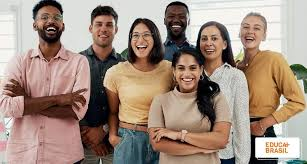
#> input picture OpenCvScript/pessoas/pessoas1.jpg, 307 x 164 px
$ python Faces.py
#> lines starting #> are read from the running program, lines starting #| are printed output that depends on the picture; after the words box and inside, x2 and y2 are one past the last pixel; in counts of white or black regions, pixels touching at a corner belong together
import cv2

loadAlgoritimo = cv2.CascadeClassifier('haarcascades/haarcascade_frontalface_default.xml')

image = cv2.imread('pessoas/pessoas1.jpg')
#> image is the input picture: shape (164, 307, 3); mean B, G, R 127.8, 141.3, 161.7

imagemCinza =  cv2.cvtColor(image, cv2.COLOR_BGR2GRAY)
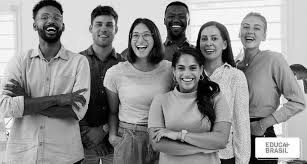
#> imagemCinza: shape (164, 307); min 0, max 255, mean 145.9

faces = loadAlgoritimo.detectMultiScale(imagemCinza, scaleFactor= 1.013 , minNeighbors=4, maxSize=(35,35))
#> faces = [[90, 14, 29, 29], [237, 17, 29, 29], [127, 25, 29, 29], [195, 27, 29, 29], [172, 57, 30, 30], [163, 6, 26, 26], [35, 5, 30, 30]]

print(faces)
#| [[ 90  14  29  29]
#|  [237  17  29  29]
#|  [127  25  29  29]
#|  [195  27  29  29]
#|  [172  57  30  30]
#|  [163   6  26  26]
#|  [ 35   5  30  30]]

for(x, y, l, a) in faces:
    cv2.rectangle(image, (x, y), (x + l, y + a), (0, 255, 0), 2)
#> this loop made 7 passes
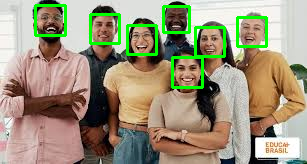
#> image: shape (164, 307, 3); 4.72% of pixels changed, all inside (x1, y1, x2, y2) = (34, 4, 268, 89)

cv2.imshow("Faces", image)
cv2.waitKey()

$ run again, with OpenCvScript/pessoas/pessoas2.jpg copied over OpenCvScript/pessoas/pessoas1.jpg
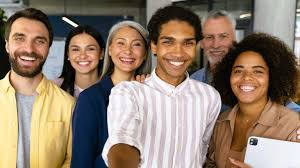
#> input picture OpenCvScript/pessoas/pessoas2.jpg, 300 x 168 px
#> image is the input picture: shape (168, 300, 3); mean B, G, R 110.3, 126.8, 145.2
#> `imagemCinza =  cv2.cvtColor(image, cv2.COLOR_BGR2GRAY)`:
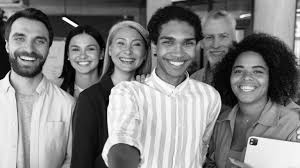
#> imagemCinza: shape (168, 300); min 0, max 255, mean 130.4
#> faces = [[67, 37, 32, 32], [234, 93, 28, 28], [201, 25, 32, 32], [110, 33, 33, 33], [163, 32, 33, 33]]
#| [[ 67  37  32  32]
#|  [234  93  28  28]
#|  [201  25  32  32]
#|  [110  33  33  33]
#|  [163  32  33  33]]
#> the loop `for(x, y, l, a) in faces:` made 5 passes
#> after the loop `for(x, y, l, a) in faces:`:
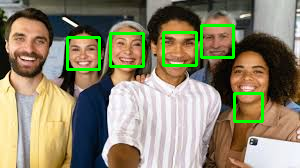
#> image: shape (168, 300, 3); 3.72% of pixels changed, all inside (x1, y1, x2, y2) = (66, 24, 264, 123)

$ run again, with OpenCvScript/pessoas/pessoas4.jpg copied over OpenCvScript/pessoas/pessoas1.jpg
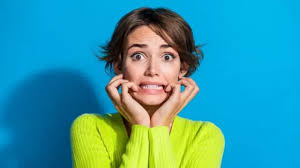
#> input picture OpenCvScript/pessoas/pessoas4.jpg, 300 x 168 px
#> image is the input picture: shape (168, 300, 3); mean B, G, R 165.2, 154.4, 53.7
#> `imagemCinza =  cv2.cvtColor(image, cv2.COLOR_BGR2GRAY)`:
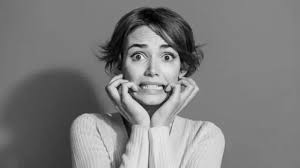
#> imagemCinza: shape (168, 300); min 0, max 237, mean 125.5
#> faces = [[153, 37, 27, 27]]
#| [[153  37  27  27]]
#> the loop `for(x, y, l, a) in faces:` made 1 pass
#> after the loop `for(x, y, l, a) in faces:`:
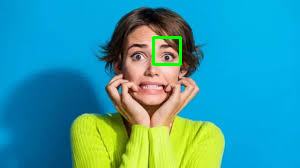
#> image: shape (168, 300, 3); 0.63% of pixels changed, all inside (x1, y1, x2, y2) = (152, 36, 182, 66)
